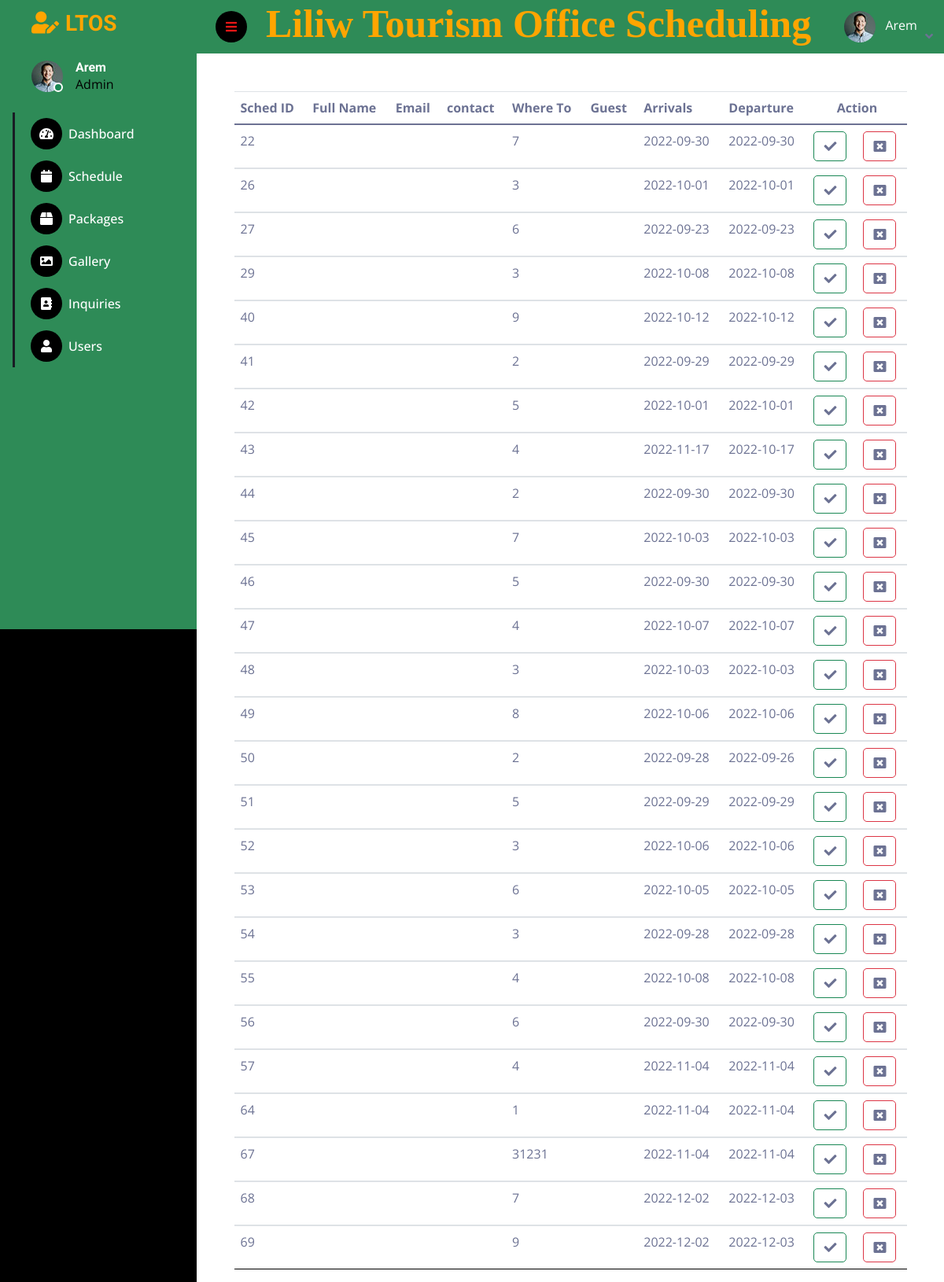
/ltos/staff/schedule.php, run on the app's committed database.
### tables this page shows
CREATE TABLE `schedule` (
  `sched_id` int(11) NOT NULL,
  `username` varchar(50) NOT NULL,
  `placeto` varchar(500) NOT NULL,
  `guest` varchar(30) NOT NULL,
  `arrivals` varchar(30) NOT NULL,
  `departure` varchar(30) NOT NULL,
  `status` varchar(100) NOT NULL
);

### ltos/staff/schedule.php (the view, shortened to what this page needs)
<!DOCTYPE html>
<html lang="en">
<head>
    <link rel="stylesheet" href="https://use.fontawesome.com/releases/v5.7.1/css/all.css">
    <link rel="stylesheet" href="https://stackpath.bootstrapcdn.com/bootstrap/4.1.3/css/bootstrap.min.css"
>
    <link rel="stylesheet" href="https://stackpath.bootstrapcdn.com/font-awesome/4.7.0/css/font-awesome.min.css">
    <link rel="stylesheet" type="text/css" href="../bootstrap-4.6.0-dist/css/bootstrap.min.css">
    <link href="https://cdnjs.cloudflare.com/ajax/libs/font-awesome/5.10.0/css/all.min.css" rel="stylesheet">
    <link href="https://cdn.jsdelivr.net/npm/bootstrap-icons@1.4.1/font/bootstrap-icons.css" rel="stylesheet">
    <link href="lib/owlcarousel/assets/owl.carousel.min.css" rel="stylesheet">
    <link href="lib/tempusdominus/css/tempusdominus-bootstrap-4.min.css" rel="stylesheet" />
    <link href="css/bootstrap.min.css" rel="stylesheet">
    <link href="css/style.css" rel="stylesheet">
</head>
<body>
    <div class="container-fluid position-relative d-flex p-0">
         <div class="sidebar pe-4 pb-3">
            <nav class="navbar ">
                <a href="index.html" class="navbar-brand mx-4 mb-3">
                    <h3 class="text"><i class="fa fa-user-edit me-2"></i>LTOS</h3>
                </a>
                <div class="d-flex align-items-center ms-4 mb-4">
                    <div class="position-relative">
                        <img class="rounded-circle" src="img/user.jpg" alt="" style="width: 40px; height: 40px;">
                        <div class="bg-success rounded-circle border border-2 border-white position-absolute end-0 bottom-0 p-1"></div>
                    </div>
                    <div class="ms-3">
                        <h6 class="mb-0">Arem</h6>
                        <span style="color: #000;">Admin</span>
                    </div>
                </div>
                <div class="navbar-nav w-100">
                    <a href="index.php" class="nav-item nav-link "><i class="fa fa-tachometer-alt me-2"></i>Dashboard</a>
                    <div class="nav-item dropdown">
                    <a href="schedule.php" class="nav-item nav-link"><i class="fa fa-calendar me-2"></i>Schedule</a>
                    <a href="packages.php" class="nav-item nav-link"><i class="fa fa-box me-2"></i>Packages</a>
                    <a href="gallery.php" class="nav-item nav-link"><i class="fa fa-image me-2"></i>Gallery</a>
                    <a href="contact2.php" class="nav-item nav-link"><i class="fa fa-address-book me-2"></i>Inquiries</a>
                    <a href="user.php" class="nav-item nav-link"><i class="fa fa-user me-2"></i>Users</a>
            </nav>
        </div>
        <div class="content">
            <nav class="navbar navbar-expand bg-seagreen sticky-top px-4 py-0">
                <a href="#" class="sidebar-toggler flex-shrink-0">
                    <i class="fa fa-bars"></i>
                </a>
                <form class="d-none d-md-flex ms-4">
                    <h1 class="header">Liliw Tourism Office Scheduling</h1>
                </form>
                <div class="navbar-nav align-items-center ms-auto">
                    <div class="nav-item dropdown">
                        <a href="#" class="nav-link dropdown-toggle" data-bs-toggle="dropdown">
                            <img class="rounded-circle me-lg-2" src="img/user.jpg" alt="" style="width: 40px; height: 40px;">
                            <span class="d-none d-lg-inline-flex "style="color: #fff;">Arem</span>
                        </a>
                    </div>
                </div>
            </nav>
            <?php
            require('../config.php');
            $sqlget ="SELECT * FROM schedule";
            $sqldata = mysqli_query($con,$sqlget) or die("Unable to display: " . mysqli_connect_error());
            echo "<table style='width: 90%; margin-top:5%; margin-left: 5%;' class='table table-hover'>";
            echo "<thead><tr><th> Sched ID</th>";
            echo "<th> Full Name</th>
                    <th> Email</th>
                    <th> contact</th>
                    <th> Where To</th>
                    <th> Guest</th>
                    <th> Arrivals</th>
                    <th> Departure</th>
                    <th colspan='2'><center>Action</center></th></tr><thead>";
            while($row=mysqli_fetch_assoc($sqldata)){
                echo "<tbody id='myTable'><tr><td>";
                echo $id=$row['sched_id'];
                echo "</td>";
                echo "<td>";
                echo "</td>";
                echo "<td>";
                echo "</td>";
                echo "<td>";
                echo "</td>";
                echo "<td>";
                echo $row['guest'];
                echo "</td>";
                echo "<td>";
                echo "</td>";
                echo "<td>";
                echo $row['arrivals'];
                echo "</td>";
                echo "<td>";
                echo $row['departure'];
                echo "</td>";
            ?>
            <td>
                <a class="btn btn-outline-success"><i class="fas fa-check"></i></a>
            </td>
            <td>
                <a class="btn btn-outline-danger"><i class="fa fa-window-close" aria-hidden="true"></i></a>
            </td>
            </tr></tbody>
            <?php
            }	echo "</table>";
            ?>
</body>
</html>

### ltos/staff/css/style.css (style rules this page uses)
:root { --primary: #ffa500; --secondary: #191C24; --light: #6C7293; --dark: #000000; --white: #fff; --green: #2E8B57; }
.header { color: var(--primary); font-size: 50px; font-family: 'Times New Roman'; }
.navbar-nav { color: var(--white); }
.text { color: var(--primary); }
.btn { transition: .5s; }
td,th { color: var(--black); }
.sidebar { position: fixed; top: 0; left: 0; bottom: 0; width: 250px; height: 100vh; overflow-y: auto; background: var(--green); transition: 0.5s; z-index: 999; }
.navbar { background: var(--green); }
.content { margin-left: 250px; min-height: 100vh; background: var(--white); transition: 0.5s; }
@media (min-width: 992px) { .sidebar { margin-left: 0; } }
@media (min-width: 992px) { .content { width: calc(100% - 250px); } }
.sidebar .navbar .navbar-nav .nav-link { padding: 7px 20px; color: var(--white); font-weight: 500; border-left: 3px solid var(--secondary); border-radius: 0 30px 30px 0; outline: none; }
.sidebar .navbar .navbar-nav .nav-link i { width: 40px; height: 40px; display: inline-flex; align-items: center; justify-content: center; background: var(--dark); border-radius: 40px; }
.content .navbar .navbar-nav .nav-link { margin-left: 25px; padding: 12px 0; color: var(--light); outline: none; }
.content .navbar .sidebar-toggler, .content .navbar .navbar-nav .nav-link i { width: 40px; height: 40px; display: inline-flex; align-items: center; justify-content: center; background: var(--dark); border-radius: 40px; }
.content .navbar .dropdown-toggle::after { margin-left: 6px; vertical-align: middle; border: none; content: "\f107"; font-family: "Font Awesome 5 Free"; font-weight: 900; transition: .5s; }

### data on the page
schedule: sched_id "22", guest "7", arrivals "2022-09-30", departure "2022-09-30"
schedule: sched_id "26", guest "3", arrivals "2022-10-01", departure "2022-10-01"
schedule: sched_id "27", guest "6", arrivals "2022-09-23", departure "2022-09-23"
schedule: sched_id "29", guest "3", arrivals "2022-10-08", departure "2022-10-08"
schedule: sched_id "40", guest "9", arrivals "2022-10-12", departure "2022-10-12"
schedule: sched_id "41", guest "2", arrivals "2022-09-29", departure "2022-09-29"
schedule: sched_id "42", guest "5", arrivals "2022-10-01", departure "2022-10-01"
schedule: sched_id "43", guest "4", arrivals "2022-11-17", departure "2022-10-17"
schedule: sched_id "44", guest "2", arrivals "2022-09-30", departure "2022-09-30"
schedule: sched_id "45", guest "7", arrivals "2022-10-03", departure "2022-10-03"
schedule: sched_id "46", guest "5", arrivals "2022-09-30", departure "2022-09-30"
schedule: sched_id "47", guest "4", arrivals "2022-10-07", departure "2022-10-07"
schedule: sched_id "48", guest "3", arrivals "2022-10-03", departure "2022-10-03"
schedule: sched_id "49", guest "8", arrivals "2022-10-06", departure "2022-10-06"
schedule: sched_id "50", guest "2", arrivals "2022-09-28", departure "2022-09-26"
schedule: sched_id "51", guest "5", arrivals "2022-09-29", departure "2022-09-29"
schedule: sched_id "52", guest "3", arrivals "2022-10-06", departure "2022-10-06"
schedule: sched_id "53", guest "6", arrivals "2022-10-05", departure "2022-10-05"
schedule: sched_id "54", guest "3", arrivals "2022-09-28", departure "2022-09-28"
schedule: sched_id "55", guest "4", arrivals "2022-10-08", departure "2022-10-08"
schedule: sched_id "56", guest "6", arrivals "2022-09-30", departure "2022-09-30"
schedule: sched_id "57", guest "4", arrivals "2022-11-04", departure "2022-11-04"
schedule: sched_id "64", guest "1", arrivals "2022-11-04", departure "2022-11-04"
schedule: sched_id "67", guest "31231", arrivals "2022-11-04", departure "2022-11-04"
schedule: sched_id "68", guest "7", arrivals "2022-12-02", departure "2022-12-03"
schedule: sched_id "69", guest "9", arrivals "2022-12-02", departure "2022-12-03"
